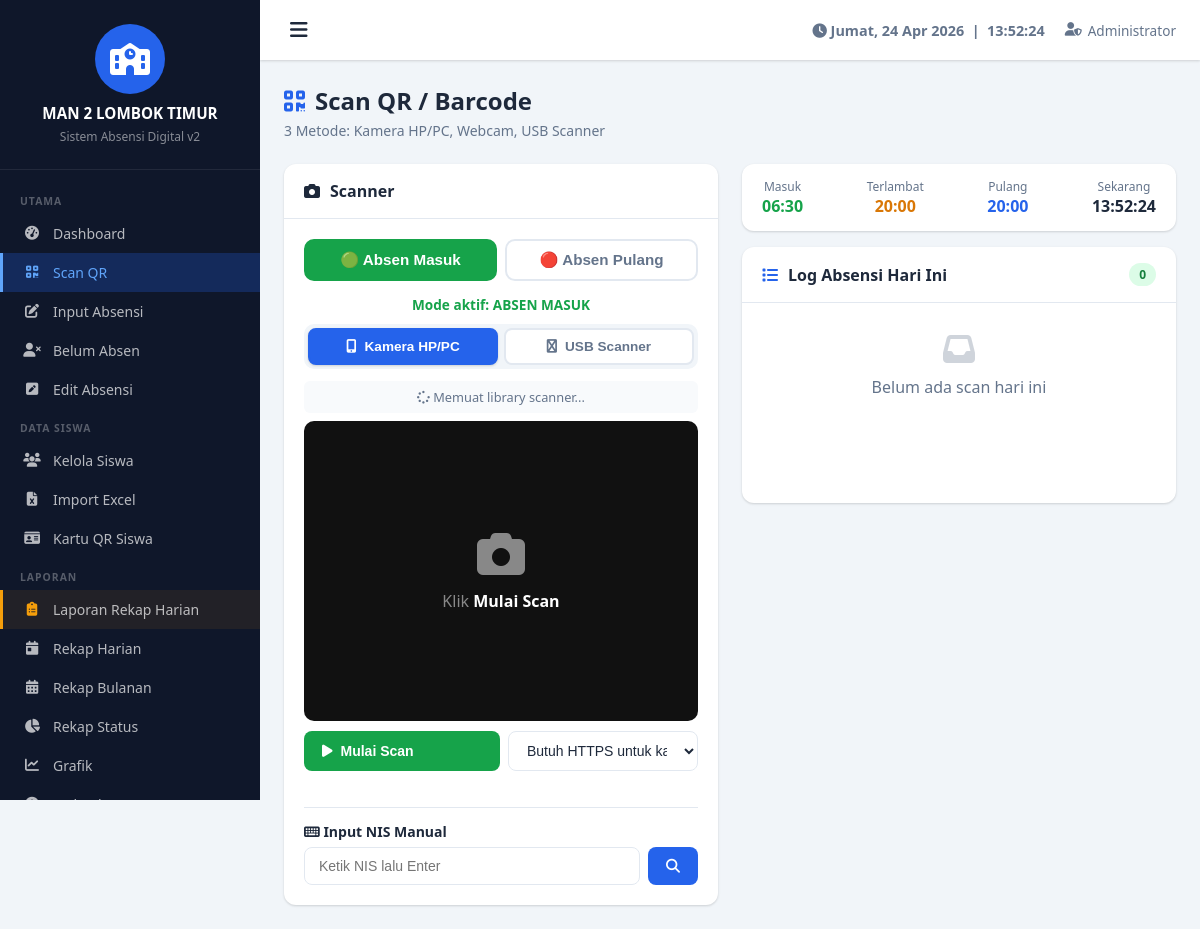
The page /scan.php (signed in) on the database its author committed.
### tables this page shows
CREATE TABLE `pengaturan` (
  `id` int(11) NOT NULL,
  `nama_sekolah` varchar(200) DEFAULT 'Nama Sekolah',
  `alamat` text DEFAULT NULL,
  `logo` varchar(255) DEFAULT NULL,
  `kepala_sekolah` varchar(200) DEFAULT NULL,
  `nip_kepala` varchar(50) DEFAULT NULL,
  `jam_masuk` time DEFAULT '07:00:00',
  `jam_terlambat` time DEFAULT '07:30:00',
  `jam_pulang` time DEFAULT '14:00:00',
  `token_wa` varchar(200) DEFAULT '',
  `pin_admin` varchar(255) DEFAULT NULL
);

### includes/config.php (called while the page is built, shortened)
<?php
$conn = new mysqli(DB_HOST, DB_USER, DB_PASS, DB_NAME);
$conn->set_charset("utf8mb4");
function get_pengaturan() {
    global $conn;
    return $conn->query("SELECT * FROM pengaturan LIMIT 1")->fetch_assoc();
}
?>

### scan.php (the view, shortened to what this page needs)
<?php
require_once 'includes/config.php';
include 'includes/header.php';
?>
<div class="page-header">
    <div class="page-title"><i class="fas fa-qrcode"></i> Scan QR / Barcode</div>
    <div class="page-subtitle">3 Metode: Kamera HP/PC, Webcam, USB Scanner</div>
</div>
<div class="grid-2">
    <div class="card">
        <div class="card-header"><i class="fas fa-camera"></i> Scanner</div>
        <div class="card-body">
            <div style="display:flex;gap:8px;margin-bottom:14px">
                <button id="btnMasuk" onclick="setJenis('masuk')" style="flex:1;padding:10px;border:2px solid #16a34a;border-radius:10px;background:#16a34a;color:white;font-weight:700;cursor:pointer;font-size:.95rem">
                    🟢 Absen Masuk
                </button>
                <button id="btnPulang" onclick="setJenis('pulang')" style="flex:1;padding:10px;border:2px solid #e2e8f0;border-radius:10px;background:white;color:#64748b;font-weight:700;cursor:pointer;font-size:.95rem">
                    🔴 Absen Pulang
                </button>
            </div>
            <div id="infoJenis" style="text-align:center;font-size:.85rem;color:#16a34a;margin-bottom:10px;font-weight:600">Mode aktif: ABSEN MASUK</div>
            <div class="scan-tabs">
                <button class="scan-tab active" onclick="switchTab('camera',this)"><i class="fas fa-mobile-alt"></i> Kamera HP/PC</button>
                <button class="scan-tab" onclick="switchTab('usb',this)"><i class="fas fa-usb"></i> USB Scanner</button>
            </div>
            <div id="tab-camera">
                <div id="libStatus" style="text-align:center;padding:7px;font-size:.8rem;color:#64748b;background:#f8fafc;border-radius:6px;margin-bottom:8px">
                    <i class="fas fa-spinner fa-spin"></i> Memuat library scanner...
                </div>
                <div style="position:relative;background:#111;border-radius:10px;overflow:hidden">
                    <div id="scanPlaceholder" style="height:300px;display:flex;flex-direction:column;align-items:center;justify-content:center;color:rgba(255,255,255,.5)">
                        <i class="fas fa-camera fa-3x" style="margin-bottom:12px"></i>
                        <p style="margin:0">Klik <strong style="color:white">Mulai Scan</strong></p>
                    </div>
                </div>
                <div style="display:flex;gap:8px;margin-top:10px;flex-wrap:wrap">
                    <button class="btn btn-success" id="startBtn" onclick="startScan()" style="flex:1">
                        <i class="fas fa-play"></i> Mulai Scan
                    </button>
                    <select id="cameraSelect" class="form-select" style="flex:1;min-width:140px">
                        <option>Memuat kamera...</option>
                    </select>
                </div>
                <div id="debugInfo" style="margin-top:6px;font-size:.73rem;color:#94a3b8;min-height:16px;text-align:center"></div>
            </div>
            <div style="margin-top:14px;padding-top:14px;border-top:1px solid var(--border)">
                <label class="form-label"><i class="fas fa-keyboard"></i> Input NIS Manual</label>
                <div style="display:flex;gap:8px">
                    <input type="text" id="manualNis" class="form-control" placeholder="Ketik NIS lalu Enter">
                    <button class="btn btn-primary" onclick="processNIS(document.getElementById('manualNis').value.trim())"><i class="fas fa-search"></i></button>
                </div>
            </div>
        </div>
    </div>
    <div>
        <div class="card mb-2">
            <div class="card-body" style="display:flex;justify-content:space-between;padding:14px 20px;flex-wrap:wrap;gap:8px">
                <div style="text-align:center"><div style="font-size:.75rem;color:var(--text-muted)">Masuk</div><div style="font-weight:700;color:var(--success)"><?= date('H:i',strtotime($pengaturan['jam_masuk'])) ?></div></div>
                <div style="text-align:center"><div style="font-size:.75rem;color:var(--text-muted)">Terlambat</div><div style="font-weight:700;color:var(--warning)"><?= date('H:i',strtotime($pengaturan['jam_terlambat'])) ?></div></div>
                <div style="text-align:center"><div style="font-size:.75rem;color:var(--text-muted)">Pulang</div><div style="font-weight:700;color:var(--primary)"><?= date('H:i',strtotime($pengaturan['jam_pulang'])) ?></div></div>
                <div style="text-align:center"><div style="font-size:.75rem;color:var(--text-muted)">Sekarang</div><div style="font-weight:700" id="liveClock2"><?= date('H:i:s') ?></div></div>
            </div>
        </div>
        <div class="card">
            <div class="card-header"><i class="fas fa-list" style="color:var(--primary)"></i> Log Absensi Hari Ini <span class="badge badge-hadir ms-auto" id="logCount">0</span></div>
            <div id="logFeed" style="min-height:200px;max-height:400px;overflow-y:auto">
                <div style="padding:30px;text-align:center;color:var(--text-muted)" id="logEmpty">
                    <i class="fas fa-inbox fa-2x" style="opacity:.3"></i><p style="margin-top:10px">Belum ada scan hari ini</p>
                </div>
            </div>
        </div>
    </div>
</div>
<?php include 'includes/footer.php'; ?>

### includes/header.php (shortened to what this page needs)
<?php
$pengaturan = get_pengaturan();
$current_page = basename($_SERVER['PHP_SELF'], '.php');
?>
<!DOCTYPE html>
<html lang="id">
<head>
    <link rel="stylesheet" href="<?= BASE_URL ?>assets/css/style.css">
    <link rel="stylesheet" href="https://cdnjs.cloudflare.com/ajax/libs/font-awesome/6.4.0/css/all.min.css">
</head>
<body>
<div class="sidebar" id="sidebar">
    <div class="sidebar-header">
        <?php if (!empty($pengaturan['logo']) && file_exists('uploads/logo/' . $pengaturan['logo'])): ?>
            <img src="<?= BASE_URL ?>uploads/logo/<?= $pengaturan['logo'] ?>" alt="Logo" class="school-logo">
        <?php else: ?>
            <div class="logo-placeholder"><i class="fas fa-school"></i></div>
        <?php endif; ?>
        <div class="school-name"><?= htmlspecialchars($pengaturan['nama_sekolah']) ?></div>
        <div class="school-sub">Sistem Absensi Digital v2</div>
    </div>
    <nav class="sidebar-nav">
        <div class="nav-section">UTAMA</div>
        <a href="<?= BASE_URL ?>dashboard.php" class="nav-item <?= $current_page=='dashboard'?'active':'' ?>">
            <i class="fas fa-tachometer-alt"></i> Dashboard
        </a>
        <a href="<?= BASE_URL ?>scan.php" class="nav-item <?= $current_page=='scan'?'active':'' ?>">
            <i class="fas fa-qrcode"></i> Scan QR
        </a>
        <a href="<?= BASE_URL ?>manual.php" class="nav-item <?= $current_page=='manual'?'active':'' ?>">
            <i class="fas fa-edit"></i> Input Absensi
        </a>
        <a href="<?= BASE_URL ?>belum_absen.php" class="nav-item <?= $current_page=='belum_absen'?'active':'' ?>">
            <i class="fas fa-user-times"></i> Belum Absen
        </a>
        <a href="<?= BASE_URL ?>edit_absensi.php" class="nav-item <?= $current_page=='edit_absensi'?'active':'' ?>">
            <i class="fas fa-pen-square"></i> Edit Absensi
        </a>
        <div class="nav-section">DATA SISWA</div>
        <a href="<?= BASE_URL ?>siswa.php" class="nav-item <?= $current_page=='siswa'?'active':'' ?>">
            <i class="fas fa-users"></i> Kelola Siswa
        </a>
        <a href="<?= BASE_URL ?>import_excel.php" class="nav-item <?= $current_page=='import_excel'?'active':'' ?>">
            <i class="fas fa-file-excel"></i> Import Excel
        </a>
        <a href="<?= BASE_URL ?>barcode_generate.php" class="nav-item <?= $current_page=='barcode_generate'?'active':'' ?>">
            <i class="fas fa-id-card"></i> Kartu QR Siswa
        </a>
        <div class="nav-section">LAPORAN</div>
        <a href="<?= BASE_URL ?>laporan_rekap_harian.php" class="nav-item <?= $current_page=='laporan_rekap_harian'?'active':'' ?>"
           style="<?= $current_page=='laporan_rekap_harian'?'':'border-left:3px solid #f59e0b;background:rgba(245,158,11,.08)' ?>">
            <i class="fas fa-clipboard-list" style="color:#f59e0b"></i>
            <span>Laporan Rekap Harian</span>
        </a>
        <a href="<?= BASE_URL ?>rekap_harian.php" class="nav-item <?= $current_page=='rekap_harian'?'active':'' ?>">
            <i class="fas fa-calendar-day"></i> Rekap Harian
        </a>
        <a href="<?= BASE_URL ?>rekap_bulanan.php" class="nav-item <?= $current_page=='rekap_bulanan'?'active':'' ?>">
            <i class="fas fa-calendar-alt"></i> Rekap Bulanan
        </a>
        <a href="<?= BASE_URL ?>rekap_status.php" class="nav-item <?= $current_page=='rekap_status'?'active':'' ?>">
            <i class="fas fa-chart-pie"></i> Rekap Status
        </a>
        <a href="<?= BASE_URL ?>grafik.php" class="nav-item <?= $current_page=='grafik'?'active':'' ?>">
            <i class="fas fa-chart-line"></i> Grafik
        </a>
        <a href="<?= BASE_URL ?>terlambat.php" class="nav-item <?= $current_page=='terlambat'?'active':'' ?>">
            <i class="fas fa-clock"></i> Terlambat
        </a>
    </nav>
</div>
<div class="main-content" id="mainContent">
    <header class="top-bar">
        <button class="sidebar-toggle" onclick="toggleSidebar()"><i class="fas fa-bars"></i></button>
        <div class="top-bar-info">
            <div class="realtime-clock" id="realtimeClock"></div>
            <div class="admin-info"><i class="fas fa-user-shield"></i> <?= htmlspecialchars($_SESSION['admin_nama'] ?? 'Admin') ?></div>
        </div>
    </header>
    <div class="content-wrapper">

### scan.php (style rules this page uses)
.scan-tabs { display:flex;gap:6px;margin-bottom:12px }
.scan-tab { flex:1;padding:9px;border:2px solid var(--border);border-radius:8px;background:white;color:#64748b;font-weight:600;cursor:pointer;font-size:.85rem;transition:.2s }
.scan-tab.active { background:var(--primary);border-color:var(--primary);color:white }

### rows shown on the page
pengaturan: nama_sekolah "MAN 2 LOMBOK TIMUR", jam_masuk "06:30", jam_terlambat "20:00", jam_pulang "20:00"

### other values the page prints
$_SESSION['admin_nama'] "Administrator"
